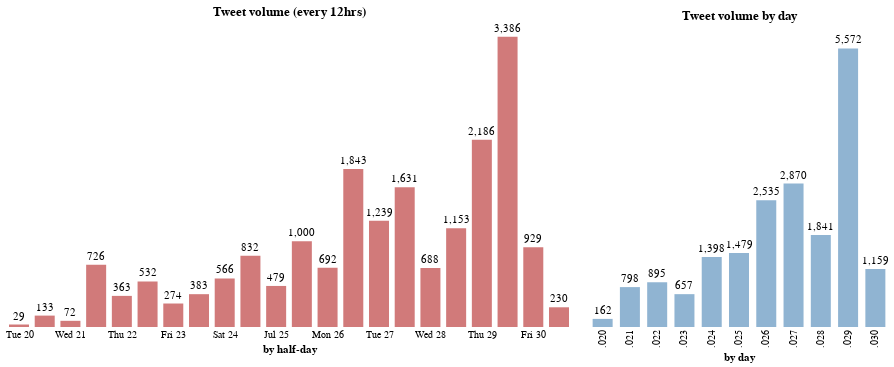

Notebook code cell kept with this figure:
### Code cell
import altair as alt
alt.data_transformers.disable_max_rows()

steelblue = 'rgb(70,130,180)'

tweet_by_hours_bar = alt.Chart(all_tweets_time, title='Tweet volume (every 12hrs)').mark_bar(
    opacity=0.6, color='firebrick', size=20).encode(
    x=alt.X('time_bins_12h:T', axis=alt.Axis(title='by half-day', ticks=False)),
    y=alt.Y('count:Q', axis=None),  
)

tweet_by_hours_text = alt.Chart(all_tweets_time).mark_text(
    align='center',
    baseline='middle',
    color='black',
    dy=-8 
).encode(
    x=alt.X('time_bins_12h:T', axis=alt.Axis(ticks=False)),
    y=alt.Y('count:Q', axis=None),
    text=alt.Text('count:Q', format=',')
)

tweet_by_days_bar = alt.Chart(all_tweets_day, title='Tweet volume by day').mark_bar(opacity=0.6, color='steelblue', size=20).encode(
    x=alt.X('day_bins:O', axis=alt.Axis(title='by day', ticks=False)),
    y=alt.Y('count:Q', axis=None),  
)

tweet_by_days_text = alt.Chart(all_tweets_day).mark_text(
    align='center',
    baseline='middle',
    color='black',
    dy=-8 
).encode(
    x=alt.X('day_bins:T', axis=alt.Axis(ticks=False)),
    y=alt.Y('count:Q', axis=alt.Axis(title='count', ticks=False)),  
    text=alt.Text('count:Q', format=',')
)

tweet_by_hours = (tweet_by_hours_bar + tweet_by_hours_text).properties(
    width=550,
    height=300)

tweet_by_days = (tweet_by_days_bar + tweet_by_days_text).properties(
    width=300,
    height=300)

(tweet_by_hours | tweet_by_days).configure_axis(
    grid=False,
    domain=False
).configure_view(
    strokeWidth=0)

### Figure 1 — Vega-Lite specification as saved in the notebook (floating-point values rounded to 4 significant figures)
{"config": {"view": {"continuousWidth": 400, "continuousHeight": 300, "strokeWidth": 0}, "axis": {"domain": false, "grid": false}}, "hconcat": [{"layer": [{"mark": {"type": "bar", "color": "firebrick", "opacity": 0.6, "size": 20}, "encoding": {"x": {"type": "temporal", "axis": {"ticks": false, "title": "by half-day"}, "field": "time_bins_12h"}, "y": {"type": "quantitative", "axis": null, "field": "count"}}, "title": "Tweet volume (every 12hrs)"}, {"mark": {"type": "text", "align": "center", "baseline": "middle", "color": "black", "dy": -8}, "encoding": {"text": {"type": "quantitative", "field": "count", "format": ","}, "x": {"type": "temporal", "axis": {"ticks": false}, "field": "time_bins_12h"}, "y": {"type": "quantitative", "axis": null, "field": "count"}}}], "data": {"name": "data-20acb8c3c1e9e146e22b081559b085d9"}, "height": 300, "width": 550}, {"layer": [{"mark": {"type": "bar", "color": "steelblue", "opacity": 0.6, "size": 20}, "encoding": {"x": {"type": "ordinal", "axis": {"ticks": false, "title": "by day"}, "field": "day_bins"}, "y": {"type": "quantitative", "axis": null, "field": "count"}}, "title": "Tweet volume by day"}, {"mark": {"type": "text", "align": "center", "baseline": "middle", "color": "black", "dy": -8}, "encoding": {"text": {"type": "quantitative", "field": "count", "format": ","}, "x": {"type": "temporal", "axis": {"ticks": false}, "field": "day_bins"}, "y": {"type": "quantitative", "axis": {"ticks": false, "title": "count"}, "field": "count"}}}], "data": {"name": "data-823c4cf8514bcd9fb265d3ac22c17d2c"}, "height": 300, "width": 300}], "$schema": "https://vega.github.io/schema/vega-lite/v4.8.1.json", "datasets": {"data-20acb8c3c1e9e146e22b081559b085d9": [{"time_bins_12h": "2021-07-20T00:00:00", "count": 29}, {"time_bins_12h": "2021-07-20T12:00:00", "count": 133}, {"time_bins_12h": "2021-07-21T00:00:00", "count": 72}, {"time_bins_12h": "2021-07-21T12:00:00", "count": 726}, {"time_bins_12h": "2021-07-22T00:00:00", "count": 363}, {"time_bins_12h": "2021-07-22T12:00:00", "count": 532}, {"time_bins_12h": "2021-07-23T00:00:00", "count": 274}, {"time_bins_12h": "2021-07-23T12:00:00", "count": 383}, {"time_bins_12h": "2021-07-24T00:00:00", "count": 566}, {"time_bins_12h": "2021-07-24T12:00:00", "count": 832}, {"time_bins_12h": "2021-07-25T00:00:00", "count": 479}, {"time_bins_12h": "2021-07-25T12:00:00", "count": 1000}, {"time_bins_12h": "2021-07-26T00:00:00", "count": 692}, {"time_bins_12h": "2021-07-26T12:00:00", "count": 1843}, {"time_bins_12h": "2021-07-27T00:00:00", "count": 1239}, {"time_bins_12h": "2021-07-27T12:00:00", "count": 1631}, {"time_bins_12h": "2021-07-28T00:00:00", "count": 688}, {"time_bins_12h": "2021-07-28T12:00:00", "count": 1153}, {"time_bins_12h": "2021-07-29T00:00:00", "count": 2186}, {"time_bins_12h": "2021-07-29T12:00:00", "count": 3386}, {"time_bins_12h": "2021-07-30T00:00:00", "count": 929}, {"time_bins_12h": "2021-07-30T12:00:00", "count": 230}], "data-823c4cf8514bcd9fb265d3ac22c17d2c": [{"day_bins": 20, "count": 162}, {"day_bins": 21, "count": 798}, {"day_bins": 22, "count": 895}, {"day_bins": 23, "count": 657}, {"day_bins": 24, "count": 1398}, {"day_bins": 25, "count": 1479}, {"day_bins": 26, "count": 2535}, {"day_bins": 27, "count": 2870}, {"day_bins": 28, "count": 1841}, {"day_bins": 29, "count": 5572}, {"day_bins": 30, "count": 1159}]}}
